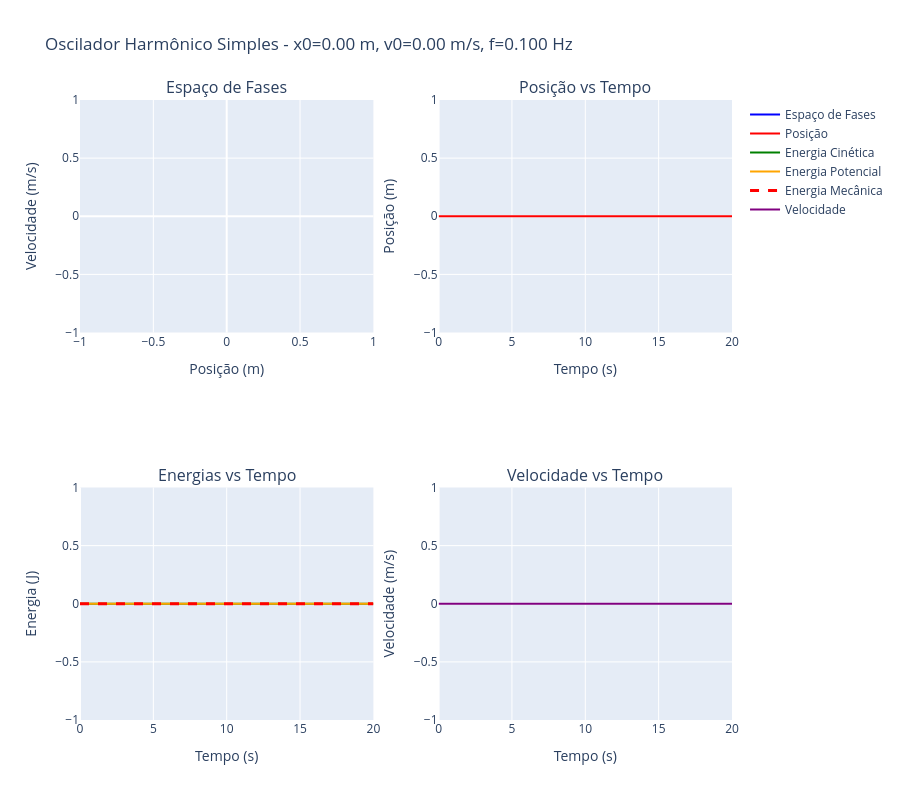
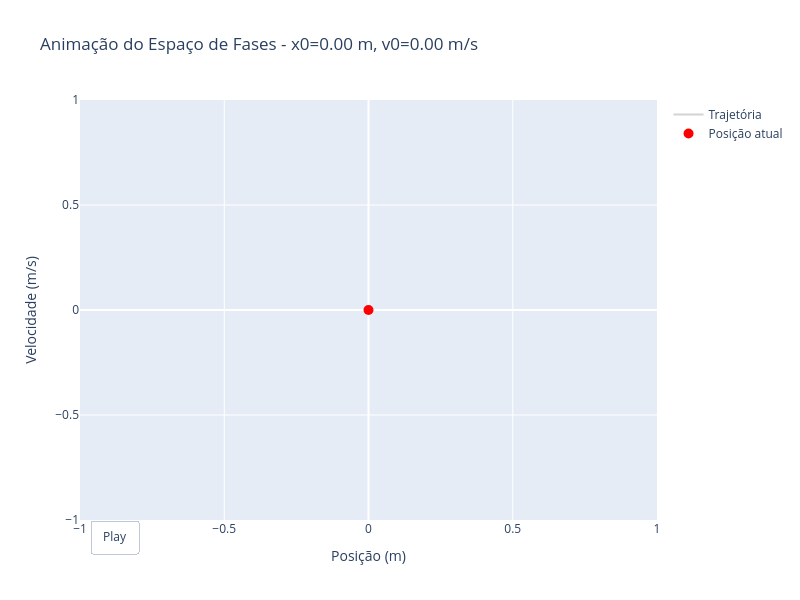
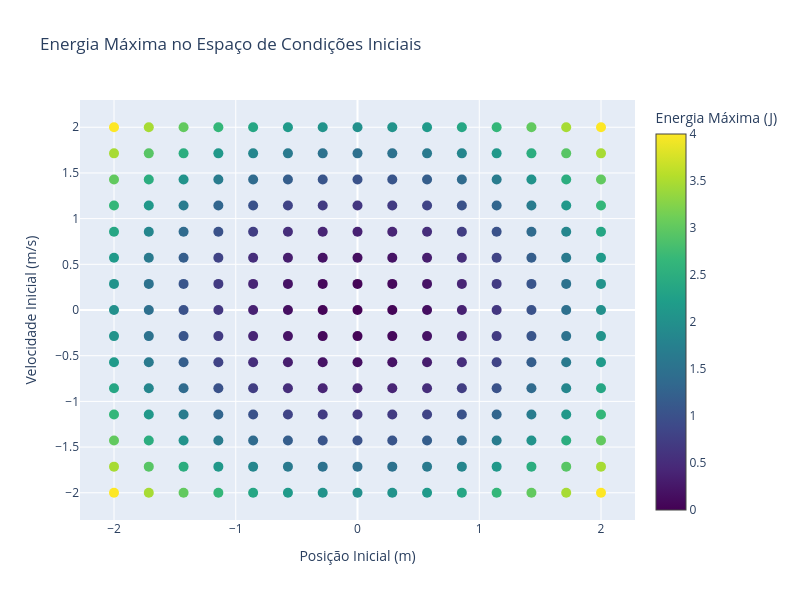
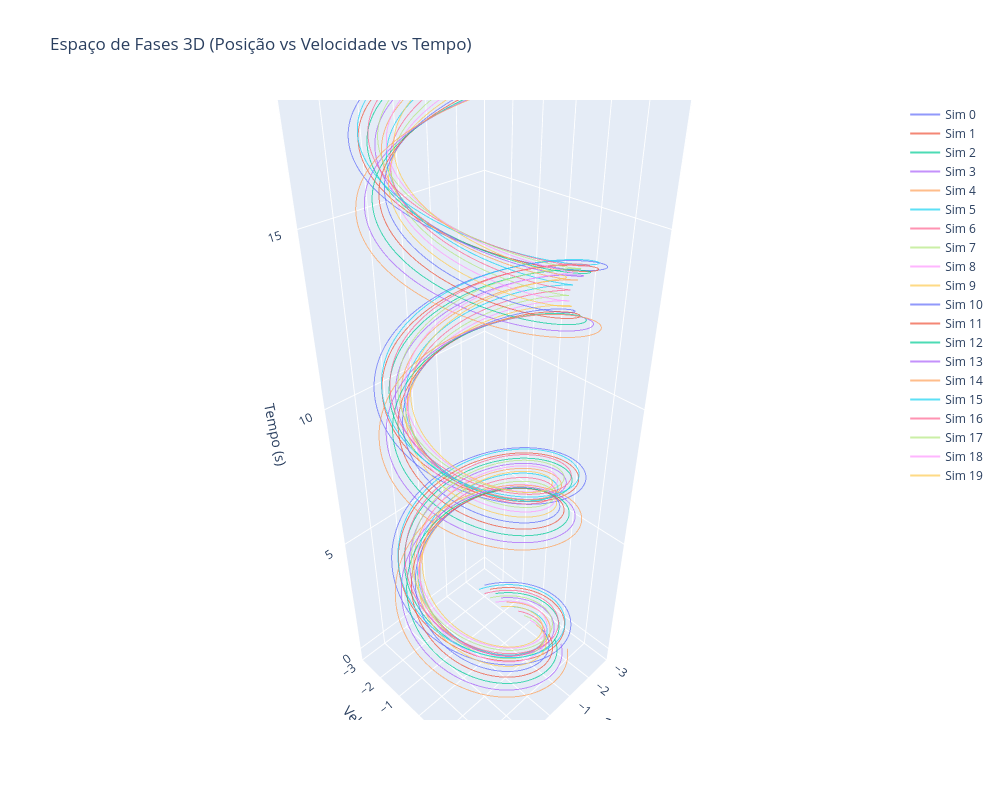

These figures' notebook cell, in order:
### Code cell
def main():
    """
    Função principal
    """
    # Verificar se CUDA está disponível
    device = 'cuda' if torch.cuda.is_available() else 'cpu'
    print(f"Usando dispositivo: {device}")
    
    # Criar oscilador
    oscilador = OsciladorHarmonicoPyTorch(
        massa=1.0, 
        constante_elastica=1.0, 
        device=device
    )
    
    # Definir parâmetros de simulação
    t_final = 20.0  # 20 segundos
    dt = 0.01  # passo de 0.01 segundos
    
    # Criar condições iniciais usando PyTorch
    print("\n=== CRIANDO CONDIÇÕES INICIAIS ===")
    
    # Gerar grid de condições iniciais
    x0_range = torch.linspace(-2, 2, 15, device=device)
    v0_range = torch.linspace(-2, 2, 15, device=device)
    
    # Criar meshgrid
    x0_grid, v0_grid = torch.meshgrid(x0_range, v0_range, indexing='ij')
    condicoes_iniciais = torch.stack([x0_grid.flatten(), v0_grid.flatten()], dim=1)
    
    print(f"Número de simulações: {condicoes_iniciais.shape[0]}")
    print(f"Formato dos tensores: {condicoes_iniciais.shape}")
    
    # Gerar base de dados
    print("\n=== GERANDO BASE DE DADOS ===")
    df, solucao = oscilador.gerar_base_dados(condicoes_iniciais, t_final, dt)
    
    # Criar visualizações
    print("\n=== CRIANDO VISUALIZAÇÕES ===")
    
    # Visualização para uma simulação específica
    idx_sim = 112  # Selecionar uma simulação central
    fig1 = criar_visualizacoes_plotly(solucao, idx_sim)
    fig1.show()
    
    # Animação do espaço de fases
    fig2 = criar_animacao_espaco_fases(solucao, idx_sim)
    fig2.show()
    
    # Heatmap de energias
    fig3 = criar_heatmap_energias(solucao)
    fig3.show()
    
    # Criar visualização 3D do espaço de fases
    fig4 = go.Figure()
    
    # Plotar várias trajetórias em 3D
    n_trajetorias = min(20, solucao['posicao'].shape[1])
    for i in range(n_trajetorias):
        fig4.add_trace(go.Scatter3d(
            x=solucao['posicao'][:, i],
            y=solucao['velocidade'][:, i],
            z=solucao['tempo'],
            mode='lines',
            line=dict(width=2),
            name=f'Sim {i}',
            opacity=0.7
        ))
    
    fig4.update_layout(
        title="Espaço de Fases 3D (Posição vs Velocidade vs Tempo)",
        scene=dict(
            xaxis_title="Posição (m)",
            yaxis_title="Velocidade (m/s)",
            zaxis_title="Tempo (s)"
        ),
        width=1000,
        height=800
    )
    fig4.show()
    
    # Estatísticas finais
    print("\n=== ESTATÍSTICAS DA BASE DE DADOS ===")
    print(f"Total de simulações: {df['simulacao_id'].nunique()}")
    print(f"Total de pontos: {len(df)}")
    print(f"Frequência natural teórica: {oscilador.frequencia_natural/(2*np.pi):.3f} Hz")
    print(f"Média das frequências calculadas: {solucao['frequencias'].mean():.3f} Hz")
    print(f"Desvio padrão das frequências: {solucao['frequencias'].std():.3f} Hz")
    
    print("\n=== AMOSTRA DA BASE DE DADOS ===")
    print(df.head(20))
    
    return df, solucao

if __name__ == "__main__":
    df, solucao = main()

### Figure 1 — Plotly figure (JSON) as saved in the notebook; plotly's stock layout.template omitted (floating-point values rounded to 4 significant figures; data arrays with more than 128 entries replaced by an {"elided": "..."} marker saying what was removed)
{"data": [{"hovertemplate": "Posição: %{x:.3f} m<br>Velocidade: %{y:.3f} m/s<extra></extra>", "line": {"color": "blue", "width": 2}, "mode": "lines", "name": "Espaço de Fases", "type": "scatter", "x": {"elided": "2001 float values"}, "xaxis": "x", "y": {"elided": "2001 float values"}, "yaxis": "y"}, {"hovertemplate": "Tempo: %{x:.3f} s<br>Posição: %{y:.3f} m<extra></extra>", "line": {"color": "red", "width": 2}, "mode": "lines", "name": "Posição", "type": "scatter", "x": {"elided": "2001 float values"}, "xaxis": "x2", "y": {"elided": "2001 float values"}, "yaxis": "y2"}, {"line": {"color": "green", "width": 2}, "mode": "lines", "name": "Energia Cinética", "type": "scatter", "x": {"elided": "2001 float values"}, "xaxis": "x3", "y": {"elided": "2001 float values"}, "yaxis": "y3"}, {"line": {"color": "orange", "width": 2}, "mode": "lines", "name": "Energia Potencial", "type": "scatter", "x": {"elided": "2001 float values"}, "xaxis": "x3", "y": {"elided": "2001 float values"}, "yaxis": "y3"}, {"line": {"color": "red", "dash": "dash", "width": 3}, "mode": "lines", "name": "Energia Mecânica", "type": "scatter", "x": {"elided": "2001 float values"}, "xaxis": "x3", "y": {"elided": "2001 float values"}, "yaxis": "y3"}, {"hovertemplate": "Tempo: %{x:.3f} s<br>Velocidade: %{y:.3f} m/s<extra></extra>", "line": {"color": "purple", "width": 2}, "mode": "lines", "name": "Velocidade", "type": "scatter", "x": {"elided": "2001 float values"}, "xaxis": "x4", "y": {"elided": "2001 float values"}, "yaxis": "y4"}], "layout": {"annotations": [{"font": {"size": 16}, "showarrow": false, "text": "Espaço de Fases", "x": 0.225, "xanchor": "center", "xref": "paper", "y": 1, "yanchor": "bottom", "yref": "paper"}, {"font": {"size": 16}, "showarrow": false, "text": "Posição vs Tempo", "x": 0.775, "xanchor": "center", "xref": "paper", "y": 1, "yanchor": "bottom", "yref": "paper"}, {"font": {"size": 16}, "showarrow": false, "text": "Energias vs Tempo", "x": 0.225, "xanchor": "center", "xref": "paper", "y": 0.375, "yanchor": "bottom", "yref": "paper"}, {"font": {"size": 16}, "showarrow": false, "text": "Velocidade vs Tempo", "x": 0.775, "xanchor": "center", "xref": "paper", "y": 0.375, "yanchor": "bottom", "yref": "paper"}], "height": 800, "hovermode": "closest", "showlegend": true, "title": {"text": "Oscilador Harmônico Simples - x0=0.00 m, v0=0.00 m/s, f=0.100 Hz"}, "xaxis": {"anchor": "y", "domain": [0, 0.45], "title": {"text": "Posição (m)"}}, "xaxis2": {"anchor": "y2", "domain": [0.55, 1], "title": {"text": "Tempo (s)"}}, "xaxis3": {"anchor": "y3", "domain": [0, 0.45], "title": {"text": "Tempo (s)"}}, "xaxis4": {"anchor": "y4", "domain": [0.55, 1], "title": {"text": "Tempo (s)"}}, "yaxis": {"anchor": "x", "domain": [0.625, 1], "title": {"text": "Velocidade (m/s)"}}, "yaxis2": {"anchor": "x2", "domain": [0.625, 1], "title": {"text": "Posição (m)"}}, "yaxis3": {"anchor": "x3", "domain": [0, 0.375], "title": {"text": "Energia (J)"}}, "yaxis4": {"anchor": "x4", "domain": [0, 0.375], "title": {"text": "Velocidade (m/s)"}}}}

### Figure 2 — Plotly figure (JSON) as saved in the notebook; plotly's stock layout.template omitted (floating-point values rounded to 4 significant figures; data arrays with more than 128 entries replaced by an {"elided": "..."} marker saying what was removed)
{"data": [{"line": {"color": "lightgray", "width": 2}, "mode": "lines", "name": "Trajetória", "showlegend": true, "type": "scatter", "x": {"elided": "2001 float values"}, "y": {"elided": "2001 float values"}}, {"marker": {"color": "red", "size": 10}, "mode": "markers", "name": "Posição atual", "showlegend": true, "type": "scatter", "x": [0], "y": [0]}], "layout": {"height": 600, "title": {"text": "Animação do Espaço de Fases - x0=0.00 m, v0=0.00 m/s"}, "updatemenus": [{"buttons": [{"args": [null, {"frame": {"duration": 50, "redraw": true}, "fromcurrent": true}], "label": "Play", "method": "animate"}], "showactive": false, "type": "buttons", "x": 0.1, "y": 0}], "width": 800, "xaxis": {"title": {"text": "Posição (m)"}}, "yaxis": {"title": {"text": "Velocidade (m/s)"}}}}

### Figure 3 — Plotly figure (JSON) as saved in the notebook; plotly's stock layout.template omitted (floating-point values rounded to 4 significant figures; data arrays with more than 128 entries replaced by an {"elided": "..."} marker saying what was removed)
{"data": [{"hovertemplate": "%{text}<extra></extra>", "marker": {"color": {"elided": "225 float values"}, "colorbar": {"title": {"text": "Energia Máxima (J)"}}, "colorscale": [[0, "#440154"], [0.1111, "#482878"], [0.2222, "#3e4989"], [0.3333, "#31688e"], [0.4444, "#26828e"], [0.5556, "#1f9e89"], [0.6667, "#35b779"], [0.7778, "#6ece58"], [0.8889, "#b5de2b"], [1, "#fde725"]], "showscale": true, "size": 10}, "mode": "markers", "text": {"elided": "225 str values"}, "type": "scatter", "x": {"elided": "225 float values"}, "y": {"elided": "225 float values"}}], "layout": {"height": 600, "title": {"text": "Energia Máxima no Espaço de Condições Iniciais"}, "width": 800, "xaxis": {"title": {"text": "Posição Inicial (m)"}}, "yaxis": {"title": {"text": "Velocidade Inicial (m/s)"}}}}

### Figure 4 — Plotly figure (JSON) as saved in the notebook; plotly's stock layout.template omitted (floating-point values rounded to 4 significant figures; data arrays with more than 128 entries replaced by an {"elided": "..."} marker saying what was removed)
{"data": [{"line": {"width": 2}, "mode": "lines", "name": "Sim 0", "opacity": 0.7, "type": "scatter3d", "x": {"elided": "2001 float values"}, "y": {"elided": "2001 float values"}, "z": {"elided": "2001 float values"}}, {"line": {"width": 2}, "mode": "lines", "name": "Sim 1", "opacity": 0.7, "type": "scatter3d", "x": {"elided": "2001 float values"}, "y": {"elided": "2001 float values"}, "z": {"elided": "2001 float values"}}, {"line": {"width": 2}, "mode": "lines", "name": "Sim 2", "opacity": 0.7, "type": "scatter3d", "x": {"elided": "2001 float values"}, "y": {"elided": "2001 float values"}, "z": {"elided": "2001 float values"}}, {"line": {"width": 2}, "mode": "lines", "name": "Sim 3", "opacity": 0.7, "type": "scatter3d", "x": {"elided": "2001 float values"}, "y": {"elided": "2001 float values"}, "z": {"elided": "2001 float values"}}, {"line": {"width": 2}, "mode": "lines", "name": "Sim 4", "opacity": 0.7, "type": "scatter3d", "x": {"elided": "2001 float values"}, "y": {"elided": "2001 float values"}, "z": {"elided": "2001 float values"}}, {"line": {"width": 2}, "mode": "lines", "name": "Sim 5", "opacity": 0.7, "type": "scatter3d", "x": {"elided": "2001 float values"}, "y": {"elided": "2001 float values"}, "z": {"elided": "2001 float values"}}, {"line": {"width": 2}, "mode": "lines", "name": "Sim 6", "opacity": 0.7, "type": "scatter3d", "x": {"elided": "2001 float values"}, "y": {"elided": "2001 float values"}, "z": {"elided": "2001 float values"}}, {"line": {"width": 2}, "mode": "lines", "name": "Sim 7", "opacity": 0.7, "type": "scatter3d", "x": {"elided": "2001 float values"}, "y": {"elided": "2001 float values"}, "z": {"elided": "2001 float values"}}, {"line": {"width": 2}, "mode": "lines", "name": "Sim 8", "opacity": 0.7, "type": "scatter3d", "x": {"elided": "2001 float values"}, "y": {"elided": "2001 float values"}, "z": {"elided": "2001 float values"}}, {"line": {"width": 2}, "mode": "lines", "name": "Sim 9", "opacity": 0.7, "type": "scatter3d", "x": {"elided": "2001 float values"}, "y": {"elided": "2001 float values"}, "z": {"elided": "2001 float values"}}, {"line": {"width": 2}, "mode": "lines", "name": "Sim 10", "opacity": 0.7, "type": "scatter3d", "x": {"elided": "2001 float values"}, "y": {"elided": "2001 float values"}, "z": {"elided": "2001 float values"}}, {"line": {"width": 2}, "mode": "lines", "name": "Sim 11", "opacity": 0.7, "type": "scatter3d", "x": {"elided": "2001 float values"}, "y": {"elided": "2001 float values"}, "z": {"elided": "2001 float values"}}, {"line": {"width": 2}, "mode": "lines", "name": "Sim 12", "opacity": 0.7, "type": "scatter3d", "x": {"elided": "2001 float values"}, "y": {"elided": "2001 float values"}, "z": {"elided": "2001 float values"}}, {"line": {"width": 2}, "mode": "lines", "name": "Sim 13", "opacity": 0.7, "type": "scatter3d", "x": {"elided": "2001 float values"}, "y": {"elided": "2001 float values"}, "z": {"elided": "2001 float values"}}, {"line": {"width": 2}, "mode": "lines", "name": "Sim 14", "opacity": 0.7, "type": "scatter3d", "x": {"elided": "2001 float values"}, "y": {"elided": "2001 float values"}, "z": {"elided": "2001 float values"}}, {"line": {"width": 2}, "mode": "lines", "name": "Sim 15", "opacity": 0.7, "type": "scatter3d", "x": {"elided": "2001 float values"}, "y": {"elided": "2001 float values"}, "z": {"elided": "2001 float values"}}, {"line": {"width": 2}, "mode": "lines", "name": "Sim 16", "opacity": 0.7, "type": "scatter3d", "x": {"elided": "2001 float values"}, "y": {"elided": "2001 float values"}, "z": {"elided": "2001 float values"}}, {"line": {"width": 2}, "mode": "lines", "name": "Sim 17", "opacity": 0.7, "type": "scatter3d", "x": {"elided": "2001 float values"}, "y": {"elided": "2001 float values"}, "z": {"elided": "2001 float values"}}, {"line": {"width": 2}, "mode": "lines", "name": "Sim 18", "opacity": 0.7, "type": "scatter3d", "x": {"elided": "2001 float values"}, "y": {"elided": "2001 float values"}, "z": {"elided": "2001 float values"}}, {"line": {"width": 2}, "mode": "lines", "name": "Sim 19", "opacity": 0.7, "type": "scatter3d", "x": {"elided": "2001 float values"}, "y": {"elided": "2001 float values"}, "z": {"elided": "2001 float values"}}], "layout": {"height": 800, "scene": {"xaxis": {"title": {"text": "Posição (m)"}}, "yaxis": {"title": {"text": "Velocidade (m/s)"}}, "zaxis": {"title": {"text": "Tempo (s)"}}}, "title": {"text": "Espaço de Fases 3D (Posição vs Velocidade vs Tempo)"}, "width": 1000}}
